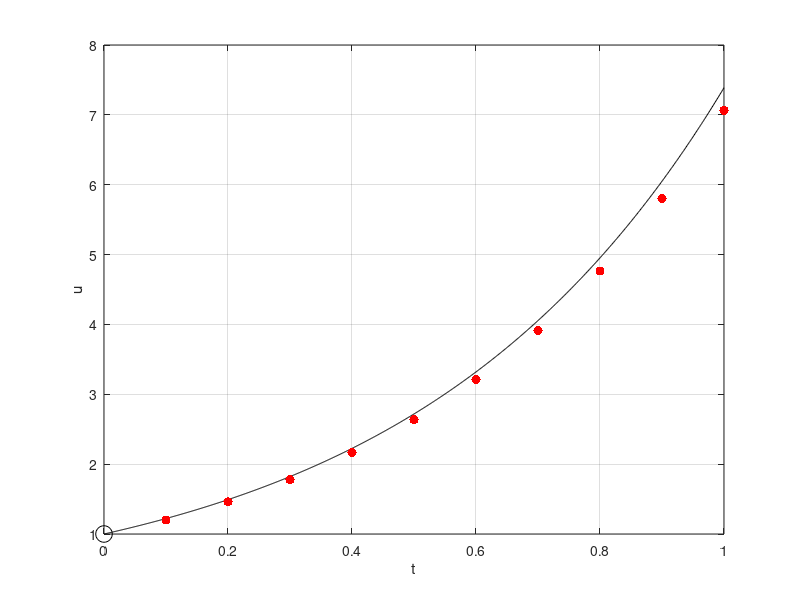

Reproduce this figure in MATLAB.
% A demonstration of forward Euler code
%
% Solve:  u' = a*u,  u(0) = 1;

a = 2;
f = @(t,u)  a*u;
u0 = 1;

Tf = 1;
k = 0.1;  % desired time step
numsteps = ceil(Tf / k)  % now adjust to have integer steps
k = Tf / numsteps        % modified time step

v = u0;

figure(1); clf;
ms = 'markersize';
plot(0, u0, 'ko', ms, 12);
hold on;
tt = linspace(0, Tf, 1000);
plot(tt, exp(a*tt), 'k-');  % exact solution
grid on
xlabel('t'); ylabel('u');

vold = v;
fnow = f(0,v);
fold = fnow;
for n = 1:numsteps
  t = k*(n-1);
  fnow = f(t,v);
  vnew = v + (k/2)*(3*fnow - fold);

  plot(t+k, vnew, 'r.', ms, 20)
  pause

  fold = fnow;
  v = vnew;
end

